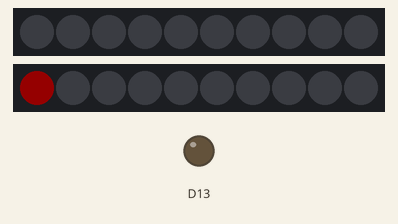
Recording of a sketch running on a simulated Adafruit Circuit Playground Express. On the bench: 2 × 10 RGB LEDs in strip order, left to right, output pins drawn as LEDs (lit = HIGH). Dim RGB values are drawn brighter than linear.

Above: at 0.1 s.
At 1.1 s:
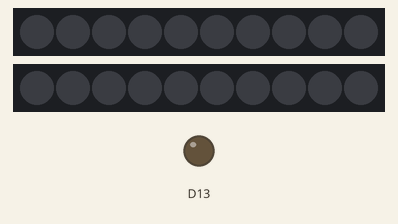

Measured:
- what the display in image 1 shows lasts 1.0 s, from 1.0 s to 2.0 s

The sketch:

cpNeopix01.ino
```cpp
#include <Adafruit_CircuitPlayground.h>

Adafruit_CircuitPlayground cp;

void setup() {
  // put your setup code here, to run once:
  cp.begin();
}

void loop() {
  Adafruit_CircuitPlayground cp;
  cp.begin();

  int pixel = 0; // pixel 0
  int r = 255; // red component
  int g = 0; // green component
  int b = 0; // blue component
  cp.setPixelColor(pixel, r, g, b); // we specify the pixel number and RGB component values

  delay(1000); // milliseconds

  r = 0; // red component
  g = 0; // green component
  b = 0; // blue component
  cp.setPixelColor(pixel, r, g, b); // alternatively you could use cp.clearPixels() to turn all the pixels off

  delay(1000); // milliseconds
}
```
